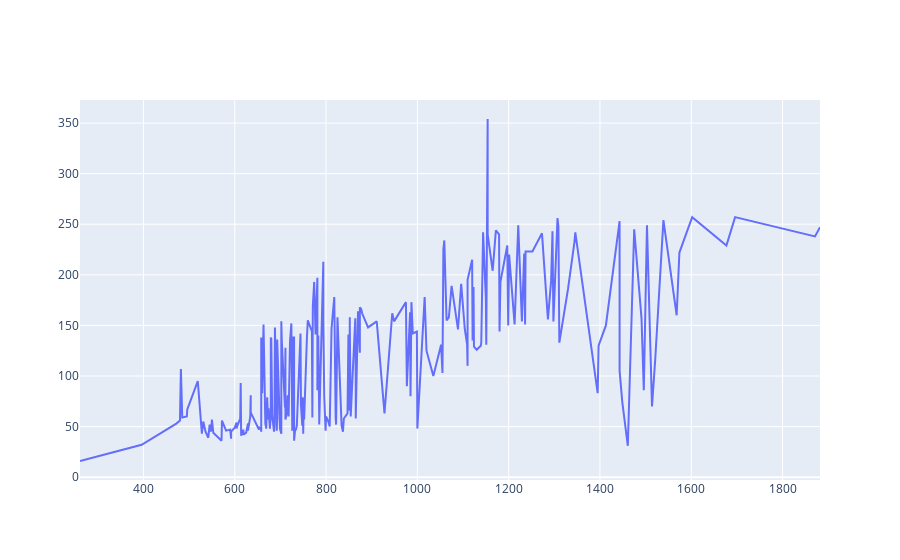

Notebook code for this chart:
### Code cell
fig = go.Figure()
fig.add_trace(go.Scatter(x = df2['base_hp'], y = df2['base_def']))
fig.show()

### Figure 1 — Plotly figure (JSON) as saved in the notebook; plotly's stock layout.template omitted (floating-point values rounded to 4 significant figures; data arrays with more than 128 entries replaced by an {"elided": "..."} marker saying what was removed)
{"data": [{"type": "scatter", "x": {"elided": "235 int values"}, "y": {"elided": "235 int values"}}], "layout": {}}
